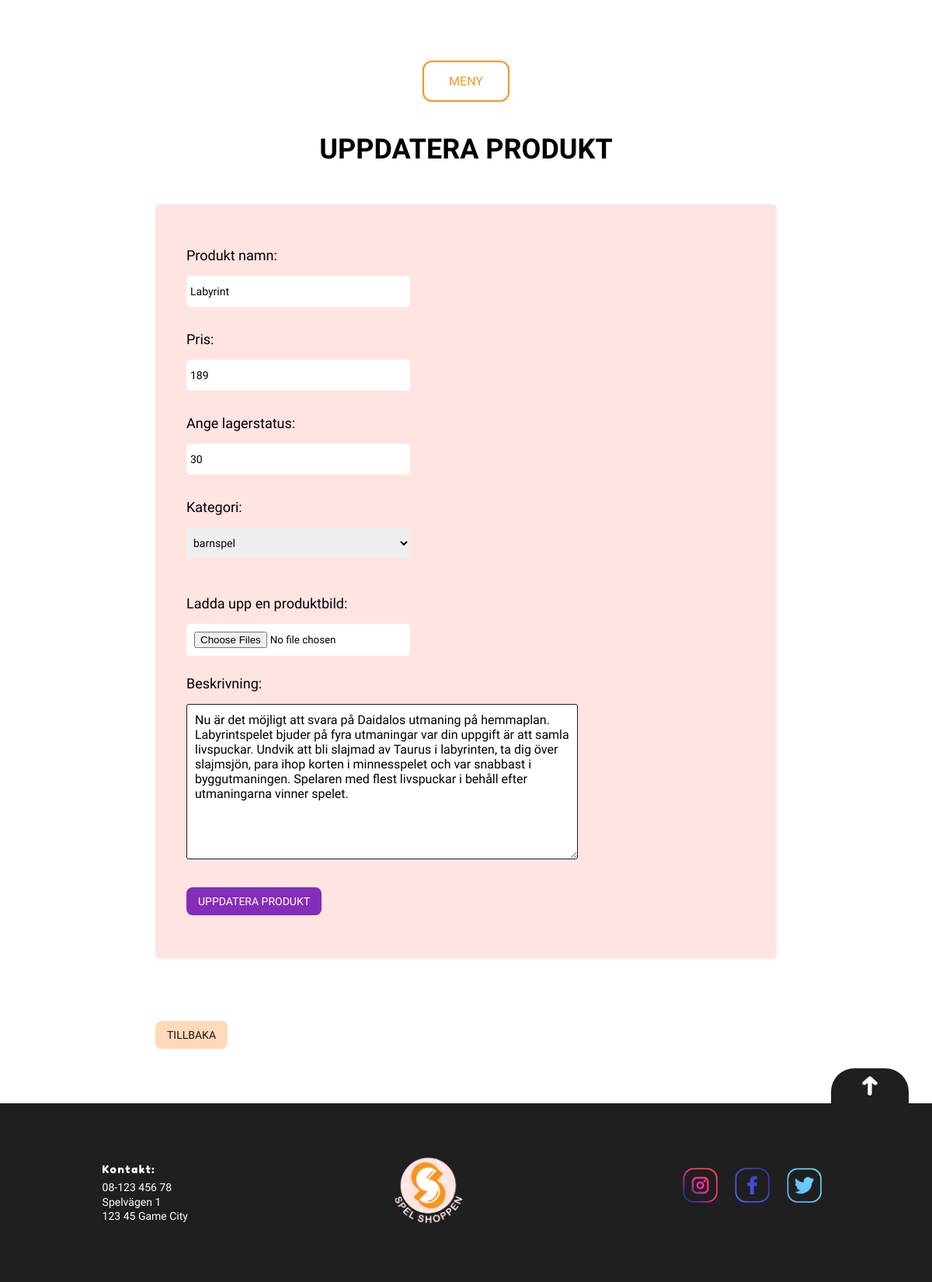
The app's page /admin/admin-update-product.php?id=2 with its own data.
### tables this page shows
CREATE TABLE `webshop_products` (
  `productid` int(11) NOT NULL,
  `categoryid` int(11) NOT NULL,
  `title` varchar(500) NOT NULL,
  `description` varchar(1000) NOT NULL,
  `price` decimal(10,0) NOT NULL,
  `quantity` int(11) NOT NULL,
  `productimg` varchar(1000) NOT NULL,
  `date` datetime NOT NULL DEFAULT current_timestamp()
);

CREATE TABLE `webshop_categories` (
  `categoryid` int(11) NOT NULL,
  `category` varchar(100) NOT NULL,
  `image` varchar(200) NOT NULL
);

### admin/admin-update-product.php (the view, shortened to what this page needs)
<?php
require_once '../config/db.php';
require_once 'header.php';
if(isset($_GET['id'])){
    $id = htmlspecialchars($_GET['id']);
    $sql = "SELECT * FROM webshop_products WHERE productid =:id";
    $stmt = $db->prepare($sql);
    $stmt->bindParam(':id', $id);
    $stmt->execute();
    if($stmt->rowCount() > 0){
        $row = $stmt->fetch(PDO::FETCH_ASSOC);
        $title = htmlspecialchars($row['title']);
        $price = htmlspecialchars($row['price']);
        $quantity = htmlspecialchars($row['quantity']);
        $description = htmlspecialchars($row['description']);
        $product_categoryid = htmlspecialchars($row['categoryid']);
    }else {
        header('Location:admin-products.php');
        exit;
    }
}else {
    header('Location:admin-products.php');
    exit;
}
$query ="SELECT * FROM webshop_categories WHERE categoryid = :categoryid";
$statment = $db->prepare($query);
$statment->bindParam(':categoryid', $product_categoryid);
$statment->execute();
while($row = $statment->fetch(PDO::FETCH_ASSOC)){
    $product_category = htmlspecialchars($row['category']);
}
    require_once "admin-update-product-form.php";
?>
<button class="back_btn"><a href="admin-products.php">Tillbaka</a></button>
<?php  require_once '../footer.php'; ?>

### admin/admin-update-product-form.php (shortened to what this page needs)
<section class="form_container">
<h1 class="page-title form-container__heading-text">Uppdatera produkt</h1>
<form action="#" method="POST" enctype="multipart/form-data" class="form-container">
<div class="product_field-name form-container__box">
<label for="title">Produkt namn: </label><br>
<input type="text" name="title"value='<?php echo $title; ?>' class="form-container__box-input">
</div>
<div class="product_field-price form-container__box">
<label for="price">Pris: </label><br>
<input type="text" name="price" value='<?php echo $price; ?>' class="form-container__box-input">
</div>
<div class="product_field-quantity form-container__box">
<label for="quantity">Ange lagerstatus: <br>
<input type="number" min="0" max="500" name="quantity" value='<?php echo $quantity; ?>' class="form-container__box-input">
</div>
<div class="product_field-category form-container__box">
<label for="category">Kategori: </label><br>
<select name="category" class="form-container__box-input">
<option value='<?php echo $product_categoryid;?>'><?php echo $product_category;?></option>
</select>
</div>
<div class="product_field-img form-container__image">
<label for="product-img">Ladda upp en produktbild: </label><br>
<input type="file" name="productimg[]" multiple="multiple" class="form-container__image-input">
</div>
<div class="product_field-description form-container__description">
<label for="description">Beskrivning: </label><br>
<textarea name="description" Placeholder="Beskrivning av produkt" class="form-container__description-input" cols="10" rows="8"><?php echo $description; ?></textarea>
</div>
<div class="product_field-submit form-container__submit">
<input type="submit" name="submit" value="Uppdatera produkt" class="form-container__submit-button">
</div>
</form>
</section>

### styles/main.css (style rules this page uses)
* { -webkit-box-sizing: border-box; box-sizing: border-box; margin: 0; padding: 0; font-family: "Kulim Park", sans-serif; }
body { background: white; width: 100%; min-width: 200px; }
h1 { margin: 10px 0; font-size: 24px; }
@media (min-width: 500px) { h1 { font-size: 28px; } }
button { padding: 10px 15px; font-size: 14px; border: none; border-radius: 8px; background-color: #f3971e; -webkit-transition: all 0.5s ease; transition: all 0.5s ease; text-transform: uppercase; color: whitesmoke; }
a { text-decoration: none; color: #151515; cursor: pointer; }
.page-title { font-size: 26px; text-transform: uppercase; text-align: center; padding-bottom: 5%; }
@media (min-width: 500px) { .page-title { font-size: 36px; } }
.form-container { font-family: "Kulim Park", sans-serif; display: -webkit-box; display: -ms-flexbox; display: flex; -webkit-box-orient: vertical; -webkit-box-direction: normal; -ms-flex-direction: column; flex-direction: column; background-color: #ffe4e1; margin-bottom: 10%; padding: 8%; border-radius: 5px; }
@media (min-width: 600px) { .form-container { min-width: 600px; } }
@media (min-width: 1000px) { .form-container { padding: 5%; min-width: 800px; } }
.form-container__box { width: 100%; padding-top: 15px; }
@media (min-width: 600px) { .form-container__box { width: 100%; padding-bottom: 1rem; } }
.form-container__box-input { margin-top: 1rem; width: 100%; height: 40px; border-radius: 5px; border: 0; padding: 5px; font-size: 14px; margin-top: 5px; }
@media (min-width: 500px) { .form-container__box-input { margin-top: 1rem; width: 40%; } }
.form-container__submit { margin-top: 2rem; padding-bottom: 1rem; }
.form-container__submit-button { padding: 10px 15px; font-size: 14px; border: none; border-radius: 8px; background-color: #852db8; text-transform: uppercase; color: white; -webkit-transition: all 300ms ease; transition: all 300ms ease; cursor: pointer; }
.form-container__image { width: 100%; margin-top: 1rem; padding-top: 15px; }
@media (min-width: 600px) { .form-container__image { width: 70%; } }
@media (min-width: 1000px) { .form-container__image { width: 40%; } }
.form-container__image-input { width: 100%; margin-top: 1rem; background-color: white; padding: 10px; border-radius: 5px; margin-top: 5px; }
@media (min-width: 500px) { .form-container__image-input { margin-top: 1rem; } }
.form-container__description { width: 100%; padding-top: 25px; }
.form-container__description-input { width: 100%; height: 200px; border: solid 1px #1c1c1c; border-radius: 3px; font-size: 16px; padding: 10px; margin-top: 5px; }
@media (min-width: 500px) { .form-container__description-input { margin-top: 1rem; width: 70%; } }
label { font-size: 16px; margin-top: 20px; }
@media (min-width: 500px) { label { font-size: 18px; } }
body { height: 100%; }
@media (min-width: 500px) { .back_btn, .btn-add-category { background: peachpuff; text-transform: uppercase; } }
@media (min-width: 500px) { .back_btn, .btn-add-product { background: peachpuff; text-transform: uppercase; } }
@media (min-width: 500px) { .back_btn, .btn-update-status { background: peachpuff; text-transform: uppercase; } }

### records on screen
webshop_products: price "189", quantity "30", description "Nu är det möjligt att svara på Daidalos utmaning på hemmaplan. Labyrintspelet bjuder på fyra utmaningar var din uppgift är att samla livspuckar. Undvik att bli slajmad av Taurus i labyrinten, ta dig över slajmsjön, para ihop korten i minnesspelet och var snabbast i byggutmaningen. Spelaren med flest livspuckar i behåll efter utmaningarna vinner spelet."
webshop_categories: category "barnspel"
